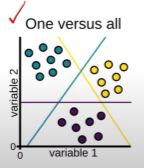
#> input picture Machine Learning/Support Vector Machine/Multi-classification/images/ovr.png, 144 x 168 px, found by its file name
$ jupyter execute multi-class.ipynb
#> lines starting #> are read from the running program, lines starting #| are printed output that depends on the picture
1. [Multi-class in SVM](#multi-class-in-svm)

#### Multi-class in SVM:
- one of the strategies to perform multi-class classification in SVM
    - OVR = ```one vs rest```
- preferred when the number of output labels > 10
- faster, but less accurate in performance compared to OVO

##### OVR (One vs Rest):
- eg: 3 output classes
    - there will be 3 separate classifier built and trained
        - Classifier 1: Blue vs (Red, Green)
        - Classifier 1: Green vs (Red, Blue)
        - Classifier 1: Red vs (Blue, Green)
    - final output chosen based on the highest +ve value from the classifier i.e. ```distance``` value

[cell 1]
from PIL import Image
from IPython.display import display

img = Image.open('images/ovr.png')
#> img is the input picture: PIL image 144x168 RGBA; mean R, G, B, A 218.4, 218.4, 217, 255
new_image = img.resize((240, 250))
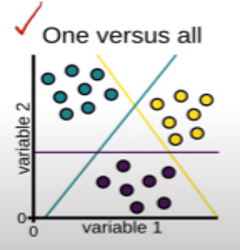
#> new_image: PIL image 240x250 RGBA; mean R, G, B, A 218.4, 218.4, 216.9, 255
display(new_image)

img = Image.open('images/multiclass.png')
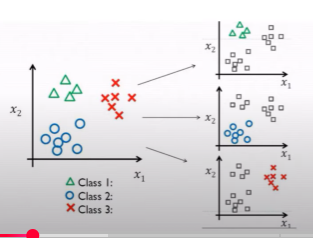
#> input picture Machine Learning/Support Vector Machine/Multi-classification/OVR/images/multiclass.png, 313 x 238 px
#> img is the input picture: PIL image 313x238 RGBA; mean R, G, B, A 223.3, 221.2, 223.6, 255
new_image = img.resize((600, 400))
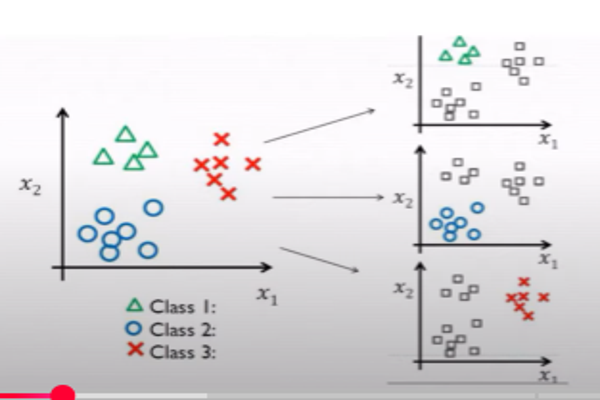
#> new_image: PIL image 600x400 RGBA; mean R, G, B, A 223.2, 221.2, 223.5, 255
display(new_image)

img = Image.open('images/multiclass3.png')
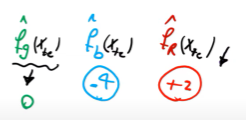
#> input picture Machine Learning/Support Vector Machine/Multi-classification/images/multiclass3.png, 246 x 120 px, found by its file name
#> img is the input picture: PIL image 246x120 RGBA; mean R, G, B, A 241.1, 241.9, 242.2, 255
new_image = img.resize((330, 180))
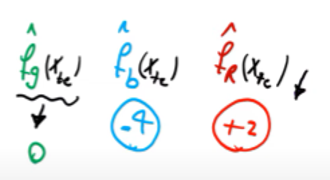
#> new_image: PIL image 330x180 RGBA; mean R, G, B, A 241.1, 241.8, 242.1, 255
display(new_image)
